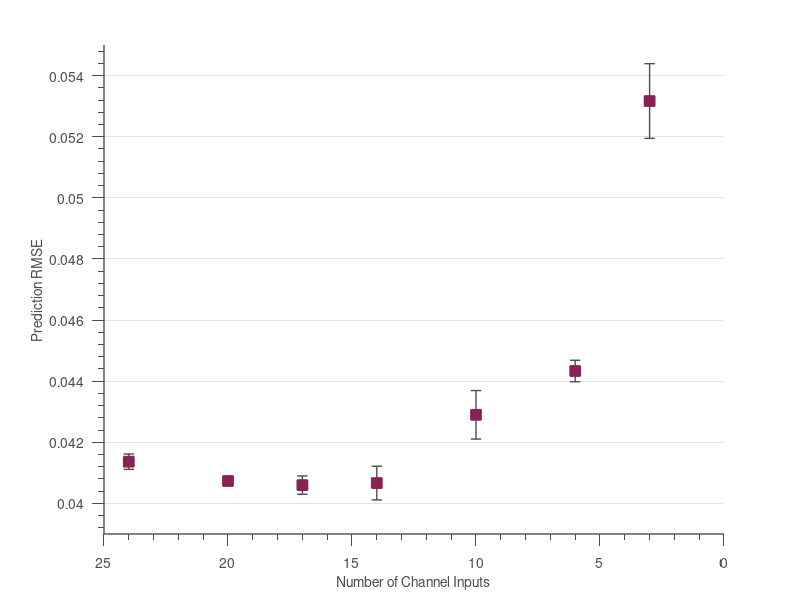

MATLAB code to generate this figure:
rmses = [.0414, .0411, .0416; ...
    .0407, .0408, .0407; ...
    .0409, .0406, .0403; ...
    .0401, .0412, .0407; ...
    .0423, .0426, .0438; ...
    .0447, .0443, .0440; ...
    .0529, .0545, .0521];
rmse_avgs = mean(rmses, 2)
rmse_stdevs = std(rmses, 0, 2)
num_inputs = [24, 20, 17, 14, 10, 6, 3];
    
figure
% scatter(num_inputs, loss_avgs, 'MarkerEdgeColor', '#56B4E9', 'LineWidth', 2)
hold on
er_bars = errorbar(num_inputs, rmse_avgs, rmse_stdevs); %'Color', '#56B4E9')
my_xlab = xlabel("Number of Channel Inputs");
my_ylab = ylabel("Prediction RMSE");
set(gca, 'XDir', 'reverse')
ylim([.039, .055])
xlim([0, 25])
% my_title = title('Network Performance on Decreasing Input Channels');

% set(fit_line, ...
%     'Color', '#CC6677', ...
%     'LineWidth', 2);
set(er_bars, ...
    'LineStyle', 'none', ...
    'Marker', 's', ...
    'Color', [.3 .3 .3], ...
    'LineWidth', 1.0, ...
    'MarkerSize', 7.5, ...
    'MarkerEdgeColor', '#882255', ...
    'MarkerFaceColor', '#882255');


% set( gca                       , ...
%     'FontName'   , 'Helvetica' );
% set([my_title, my_xlab, my_ylab], ...
%     'FontName'   , 'AvantGarde');
% set( my_title                    , ...
%     'FontSize'   , 12          , ...
%     'FontWeight' , 'bold'      );
set([my_xlab, my_ylab]  , ...
    'FontSize'   , 10          );
set(gca, ...
  'Box'         , 'off'     , ...
  'TickDir'     , 'out'     , ...
  'TickLength'  , [.02 .02] , ...
  'XMinorTick'  , 'on'      , ...
  'YMinorTick'  , 'on'      , ...
  'YGrid'       , 'on'      , ...
  'YTick'       , [.04:.002:.056], ...
  'XGrid'       , 'off'     , ...
  'XColor'      , [.3 .3 .3], ...
  'YColor'      , [.3 .3 .3], ...
  'LineWidth'   , 1         );

set(gcf, ...
    'Position', [100 100 600 275]);
